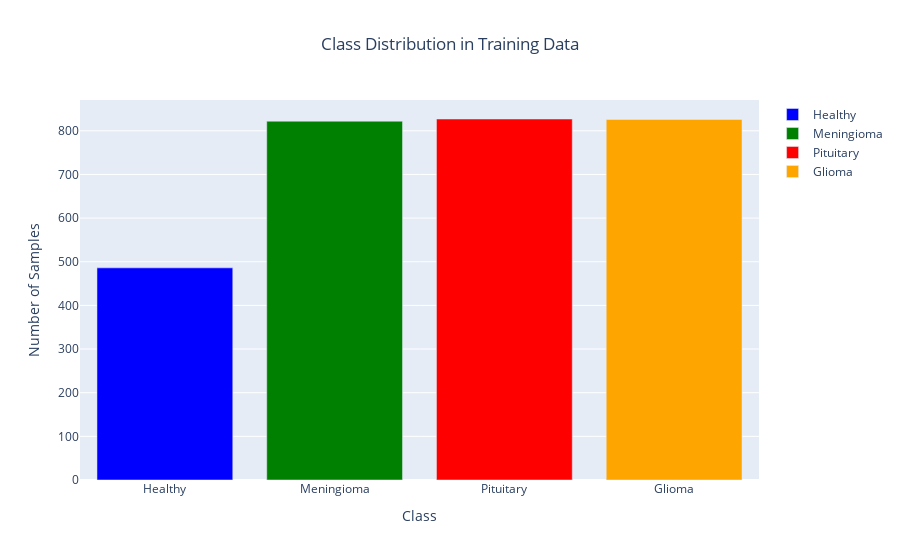

Notebook cell for this chart:
### Code cell
plot_class_distribution(
    [train_healthy, train_meningioma, train_pituitary, train_glioma],
    ['Healthy', 'Meningioma', 'Pituitary', 'Glioma']
)

### Figure 1 — Plotly figure (JSON) as saved in the notebook; plotly's stock layout.template omitted (floating-point values rounded to 4 significant figures)
{"data": [{"marker": {"color": "blue"}, "name": "Healthy", "type": "bar", "x": ["Healthy"], "y": [486]}, {"marker": {"color": "green"}, "name": "Meningioma", "type": "bar", "x": ["Meningioma"], "y": [822]}, {"marker": {"color": "red"}, "name": "Pituitary", "type": "bar", "x": ["Pituitary"], "y": [827]}, {"marker": {"color": "orange"}, "name": "Glioma", "type": "bar", "x": ["Glioma"], "y": [826]}], "layout": {"autosize": true, "barmode": "group", "title": {"text": "Class Distribution in Training Data", "x": 0.5, "xanchor": "center"}, "xaxis": {"autorange": true, "range": [-0.5, 3.5], "title": {"text": "Class"}, "type": "category"}, "yaxis": {"autorange": true, "range": [0, 870.5], "title": {"text": "Number of Samples"}, "type": "linear"}}}
